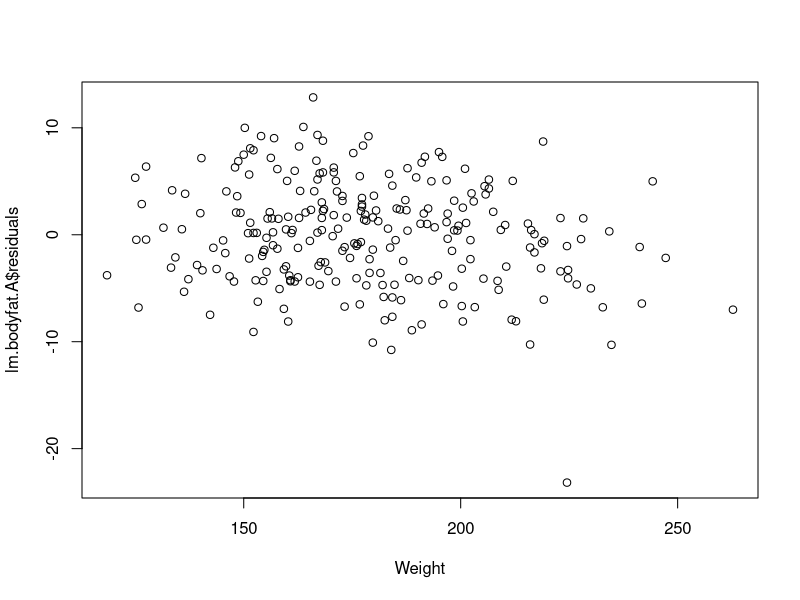
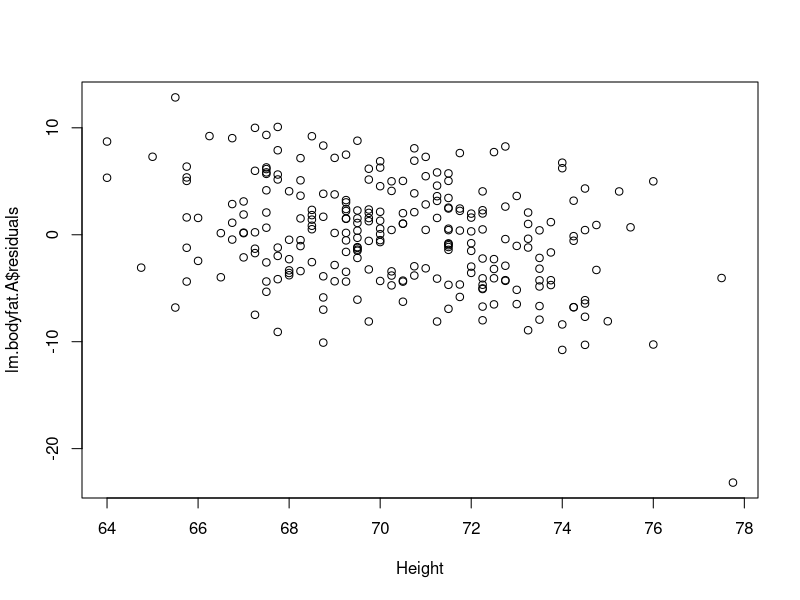
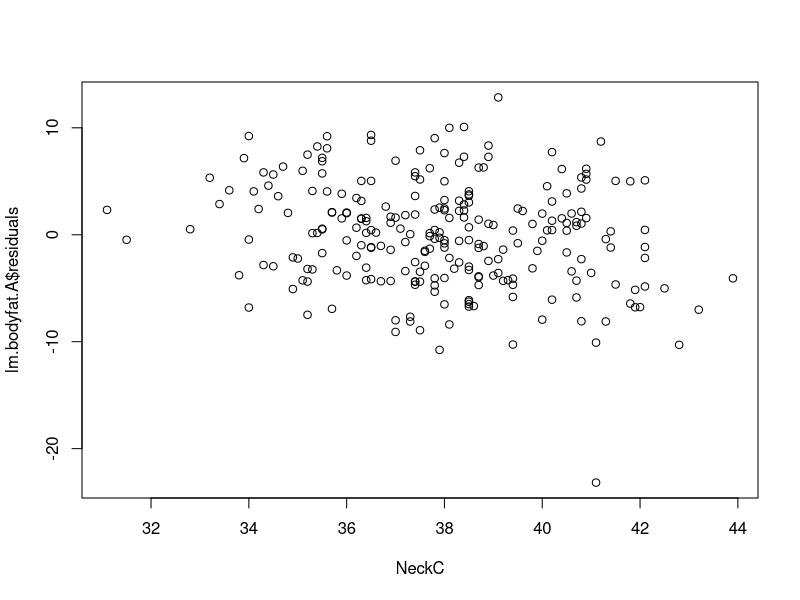
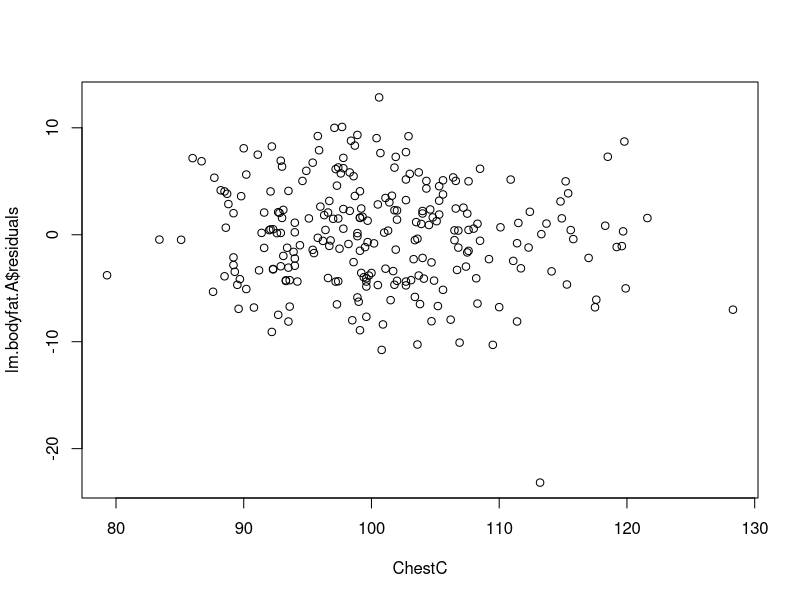
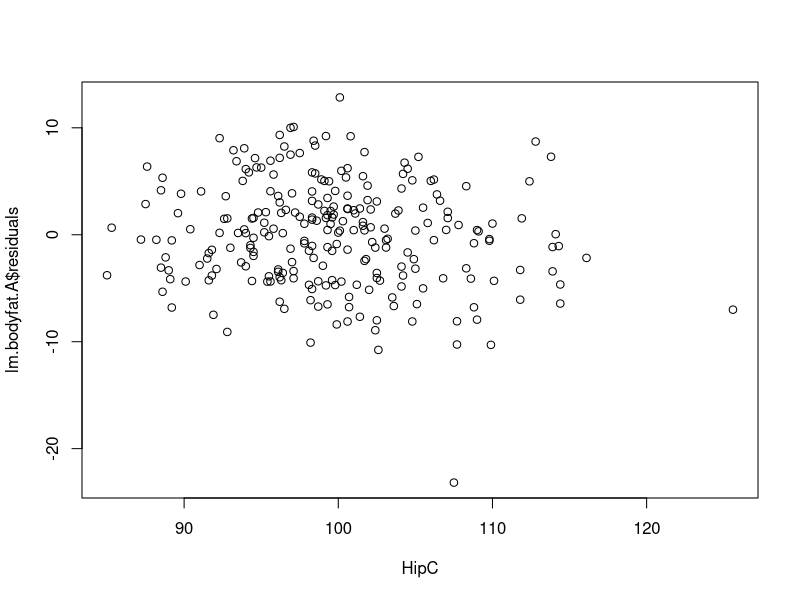
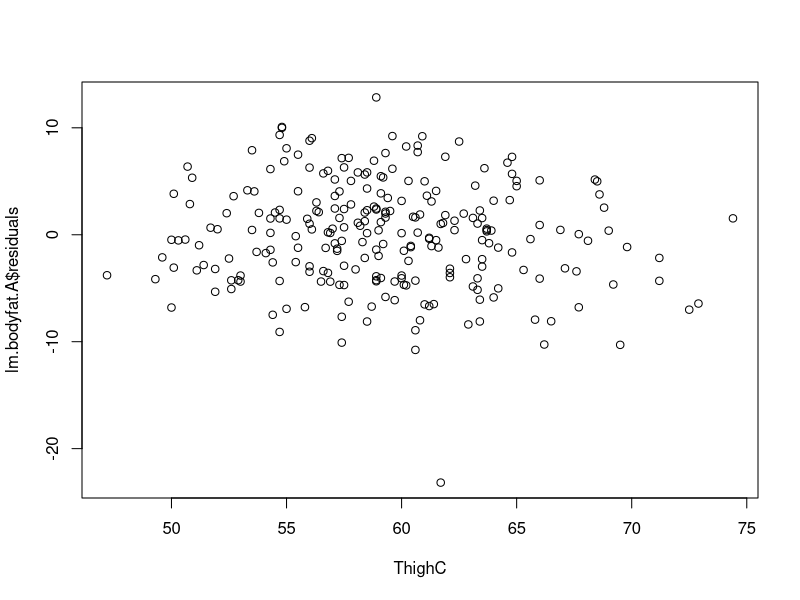
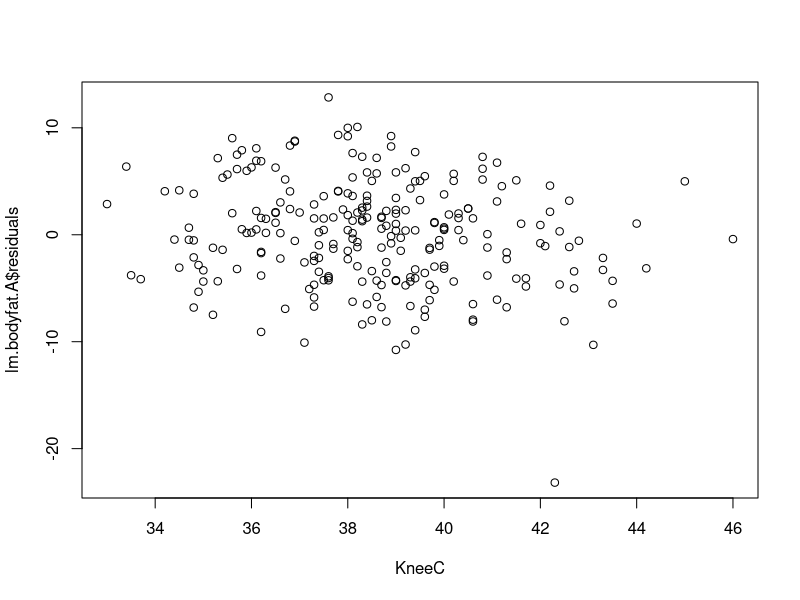
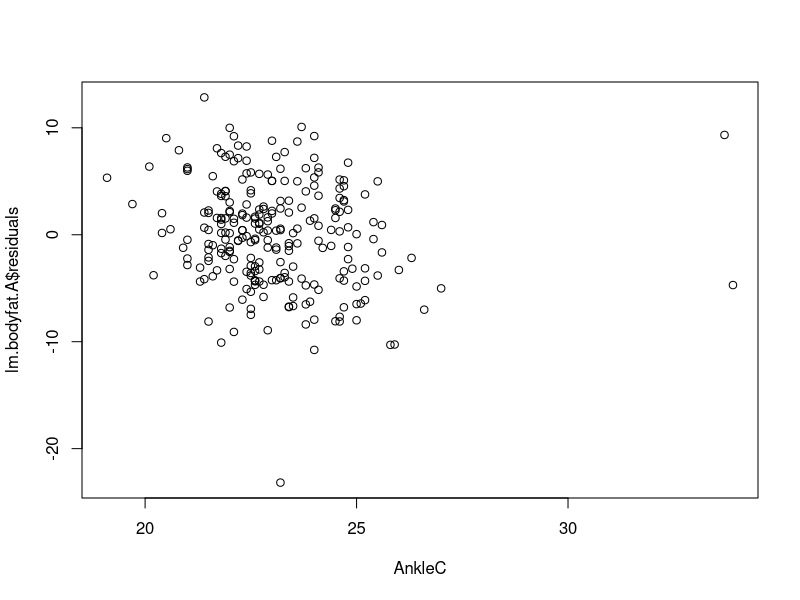

The R script that drew these images, in order:
setwd("//udrive.win.psu.edu/Users/j/q/jql5883/Desktop/math462")
getwd()

#A----------------------------------------------------------------------------------
bodyfat=read.table("BODY_FAT.TXT", header=T, sep="")
head(bodyfat)
bodyfat.recompute=(495/bodyfat$Density)-450
head(round(bodyfat.recompute,digits=1))
bodyfat.recompute>100
bodyfat.recompute<0
bodyfat.recompute[182]=0

bodyfat$SiriBFperc==round(bodyfat.recompute,digits=1)

bodyfat[,2]<-round(bodyfat.recompute,digits=1)
colnames(bodyfat)[colnames(bodyfat)=="SiriBFperc"] <- "bodyfat.percent"
head(bodyfat)

weight.dataset=bodyfat[,4]
height.dataset=bodyfat[,5]
AbdomenC.dataset=bodyfat[,8]

bodyfat$Weight > 350
bodyfat$AbdomenC > 140
bodyfat<-bodyfat[-39,]

bodyfat$Height < 40
bodyfat<-bodyfat[-41,]

weight.dataset=bodyfat[,4]
height.dataset=bodyfat[,5]
AbdomenC.dataset=bodyfat[,8]

#A---------------------------------------------------------------------------------------
lm.bodyfat.W=lm(bodyfat.percent~Weight,data=bodyfat)
summary(lm.bodyfat.W)
confint(lm.bodyfat.W, level=0.99)

lm.bodyfat.H=lm(bodyfat.percent~Height,data=bodyfat)
summary(lm.bodyfat.H)
confint(lm.bodyfat.H, level=0.99)

lm.bodyfat.A=lm(bodyfat.percent~AbdomenC,data=bodyfat)
summary(lm.bodyfat.A)
confint(lm.bodyfat.A, level=0.99)

#B--------------------------------------------------------------------------------------

lm.bodyfat=lm(bodyfat.percent~AbdomenC+Weight+Height+NeckC+ChestC+HipC+ThighC+KneeC+AnkleC+BicepsC+ForearmC+WristC,data=bodyfat)
summary.full=summary(lm.bodyfat)
summary.full$coefficients

T=(summary.full$coefficients[2,1]-0.5)/summary.full$coefficients[2,2]
T

n=nrow(bodyfat)
n

p=length(lm.bodyfat$coefficients)
p

pvalue=pt(T,df=n-p)
pvalue

#C--------------------------------------------------------------------------------------
attach(bodyfat)
plot(lm.bodyfat.A$residuals~Weight)
plot(lm.bodyfat.A$residuals~Height)
plot(lm.bodyfat.A$residuals~NeckC)
plot(lm.bodyfat.A$residuals~ChestC)
plot(lm.bodyfat.A$residuals~HipC)
plot(lm.bodyfat.A$residuals~ThighC)
plot(lm.bodyfat.A$residuals~KneeC)
plot(lm.bodyfat.A$residuals~AnkleC)
plot(lm.bodyfat.A$residuals~BicepsC)
plot(lm.bodyfat.A$residuals~ForearmC)
plot(lm.bodyfat.A$residuals~WristC)

#A--------------------------------------------------------------------------------------
lm.bodyfat=lm(bodyfat.percent~AbdomenC+Weight+Height+NeckC+ChestC+HipC+ThighC+KneeC+AnkleC+BicepsC+ForearmC+WristC,data=bodyfat)
summary(lm.bodyfat)

